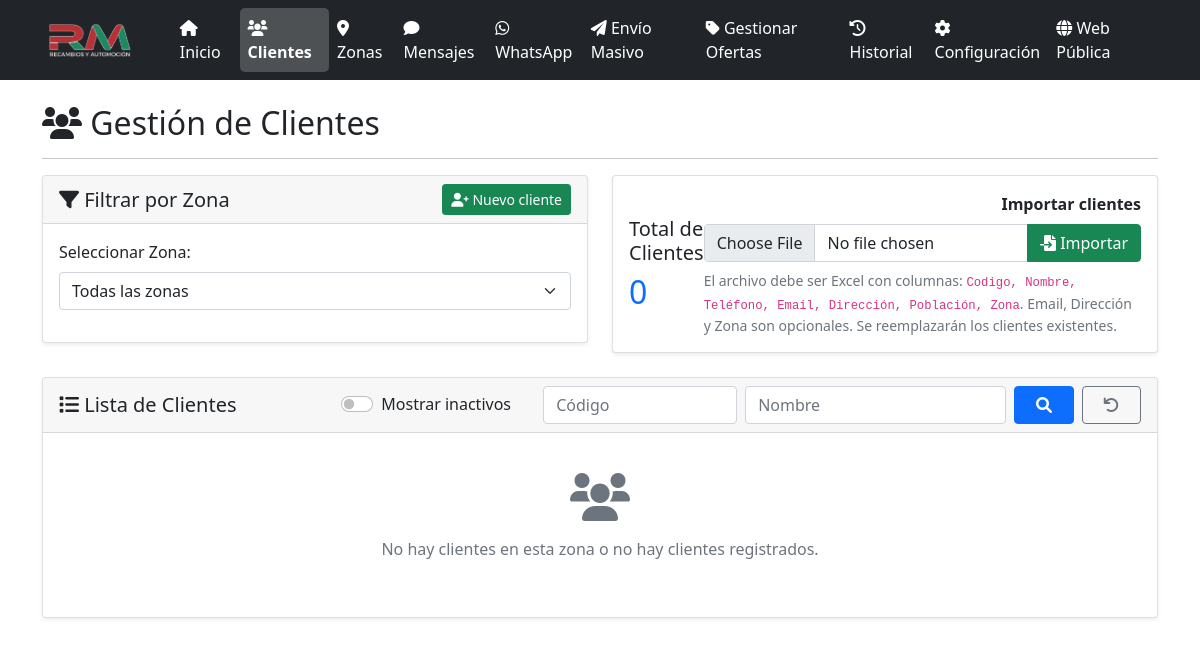
The page /clientes?zona_id=10 on the database as committed earlier.
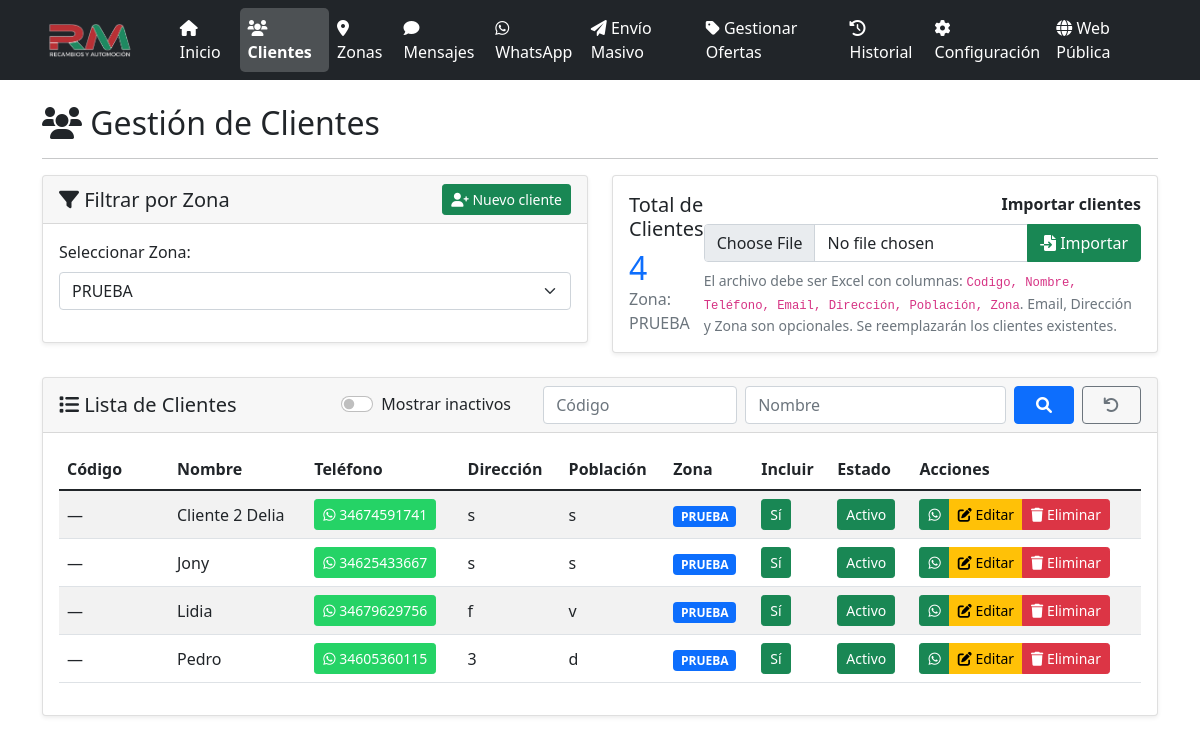
The same page on the database as committed later.
### models.py (models this page shows, shortened)
class Zona(db.Model):
    id = db.Column(db.Integer, primary_key=True)
    nombre = db.Column(db.String(100), nullable=False)
    descripcion = db.Column(db.Text)
    created_at = db.Column(db.DateTime, default=datetime.utcnow)
    clientes = db.relationship('Cliente', backref='zona', lazy=True)

class Cliente(db.Model):
    id = db.Column(db.Integer, primary_key=True)
    codigo = db.Column(db.String(50))
    nombre = db.Column(db.String(100), nullable=False)
    telefono = db.Column(db.String(20), nullable=False)
    email = db.Column(db.String(120))
    direccion = db.Column(db.Text)
    poblacion = db.Column(db.String(100))
    zona_id = db.Column(db.Integer, db.ForeignKey('zona.id'), nullable=False)
    incluir = db.Column(db.Boolean, default=True)
    activo = db.Column(db.Boolean, default=True)
    created_at = db.Column(db.DateTime, default=datetime.utcnow)
    mensajes_enviados = db.relationship('MensajeEnviado', backref='cliente', lazy=True)

### app.py (the view)
@app.route('/clientes')
def clientes():
    zona_id = request.args.get('zona_id', type=int)
    mostrar_inactivos = request.args.get('mostrar_inactivos', '').lower() in {'1', 'true', 'on'}
    filtro_codigo = (request.args.get('codigo') or '').strip()
    filtro_nombre = (request.args.get('nombre') or '').strip()
    query = Cliente.query
    if zona_id:
        query = query.filter_by(zona_id=zona_id)
    if not mostrar_inactivos:
        query = query.filter_by(activo=True)
    if filtro_codigo:
        query = query.filter(Cliente.codigo.ilike(f"%{filtro_codigo}%"))
    if filtro_nombre:
        query = query.filter(Cliente.nombre.ilike(f"%{filtro_nombre}%"))
    clientes = query.order_by(Cliente.nombre.asc()).all()
    zonas = Zona.query.all()
    return render_template(
        'clientes.html',
        clientes=clientes,
        zonas=zonas,
        zona_seleccionada=zona_id,
        mostrar_inactivos=mostrar_inactivos,
        filtro_codigo=filtro_codigo,
        filtro_nombre=filtro_nombre
    )

### app.py (called while the page is built, shortened)
@app.before_request
def _asegurar_scheduler():
    global _scheduler_iniciado

@app.before_request
def before_request():
    global _sistema_inicializado
    if not _sistema_inicializado and not app.config['DEBUG']:
        inicializar_sistema()

### templates/clientes.html (shortened to what this page needs)
{% extends "base.html" %}
{% block content %}
<div class="row">
    <div class="col-12">
        <h2><i class="fas fa-users"></i> Gestión de Clientes</h2>
        <hr>
    </div>
</div>
<div class="row mb-4">
    <div class="col-md-6">
        <div class="card">
            <div class="card-header">
                <div class="d-flex justify-content-between align-items-center">
                    <h5 class="mb-0"><i class="fas fa-filter"></i> Filtrar por Zona</h5>
                    <a href="{{ url_for('nuevo_cliente') }}" class="btn btn-success btn-sm">
                        <i class="fas fa-user-plus"></i> Nuevo cliente
                    </a>
                </div>
            </div>
            <div class="card-body">
                <form method="GET">
                    <div class="mb-3">
                        <label for="zona_id" class="form-label">Seleccionar Zona:</label>
                        <select name="zona_id" id="zona_id" class="form-select" onchange="this.form.submit()">
                            <option value="">Todas las zonas</option>
                            {% for zona in zonas %}
                            <option value="{{ zona.id }}" {% if zona.id == zona_seleccionada %}selected{% endif %}>
                                {{ zona.nombre }}
                            </option>
                            {% endfor %}
                        </select>
                    </div>
                </form>
            </div>
        </div>
    </div>
    <div class="col-md-6">
        <div class="card">
            <div class="card-body">
                <div class="d-flex justify-content-between align-items-center">
                    <div>
                        <h5>Total de Clientes</h5>
                        <h2 class="text-primary mb-0">{{ clientes|length }}</h2>
                        {% if zona_seleccionada %}
                            {% for zona in zonas %}
                                {% if zona.id == zona_seleccionada %}
                                    <p class="text-muted mb-0">Zona: {{ zona.nombre }}</p>
                                {% endif %}
                            {% endfor %}
                        {% endif %}
                    </div>
                    <form method="POST" action="{{ url_for('importar_clientes') }}" enctype="multipart/form-data" class="text-end">
                        <label class="form-label fw-bold">Importar clientes</label>
                        <div class="input-group">
                            <input type="file" class="form-control" name="archivo_clientes" accept=".xlsx,.xls" required>
                            <button class="btn btn-success" type="submit">
                                <i class="fas fa-file-import"></i> Importar
                            </button>
                        </div>
                        <div class="form-text text-start mt-2">
                            El archivo debe ser Excel con columnas: <code>Codigo, Nombre, Teléfono, Email, Dirección, Población, Zona</code>.
                            Email, Dirección y Zona son opcionales. Se reemplazarán los clientes existentes.
                        </div>
                    </form>
                </div>
            </div>
        </div>
    </div>
</div>
<div class="row">
    <div class="col-12">
        <div class="card">
            <div class="card-header">
                <div class="d-flex justify-content-between align-items-center">
                    <h5 class="mb-0"><i class="fas fa-list"></i> Lista de Clientes</h5>
                    <form method="GET" class="row g-2 align-items-center">
                        <div class="col-sm-3">
                            <div class="form-check form-switch">
                                <input class="form-check-input" type="checkbox" id="mostrarInactivos" name="mostrar_inactivos" value="1"
                                       {% if mostrar_inactivos %}checked{% endif %} onchange="this.form.submit()">
                                <label class="form-check-label" for="mostrarInactivos">Mostrar inactivos</label>
                            </div>
                        </div>
                        <div class="col-sm-3">
                            <input type="text" class="form-control" name="codigo" placeholder="Código" value="{{ filtro_codigo or '' }}">
                        </div>
                        <div class="col-sm-4">
                            <input type="text" class="form-control" name="nombre" placeholder="Nombre" value="{{ filtro_nombre or '' }}">
                        </div>
                        <div class="col-sm-2 d-flex gap-2">
                            <button type="submit" class="btn btn-primary w-100"><i class="fas fa-search"></i></button>
                            <a href="{{ url_for('clientes') }}" class="btn btn-outline-secondary w-100"><i class="fas fa-undo"></i></a>
                        </div>
                    </form>
                </div>
            </div>
            <div class="card-body">
                {% if clientes %}
                    <div class="table-responsive">
                        <table class="table table-striped align-middle">
                            <thead>
                                <tr>
                                    <th style="width: 110px;">Código</th>
                                    <th>Nombre</th>
                                    <th>Teléfono</th>
                                    <th>Dirección</th>
                                    <th>Población</th>
                                    <th>Zona</th>
                                    <th>Incluir</th>
                                    <th>Estado</th>
                                    <th>Acciones</th>
                                </tr>
                            </thead>
                            <tbody>
                                {% for cliente in clientes %}
                                <tr>
                                    <td>{{ cliente.codigo or '—' }}</td>
                                    <td>{{ cliente.nombre }}</td>
                                    <td>
                                        <a href="https://wa.me/{{ cliente.telefono }}" target="_blank" class="btn btn-sm btn-whatsapp">
                                            <i class="fab fa-whatsapp"></i> {{ cliente.telefono }}
                                        </a>
                                    </td>
                                    <td>{{ cliente.direccion or 'No especificada' }}</td>
                                    <td>{{ cliente.poblacion or 'No especificada' }}</td>
                                    <td>
                                        <span class="badge bg-primary">{{ cliente.zona.nombre }}</span>
                                    </td>
                                    <td>
                                        <form method="POST" action="{{ url_for('toggle_cliente', cliente_id=cliente.id) }}" class="d-inline">
                                            <button type="submit" class="btn btn-sm {% if cliente.incluir %}btn-success{% else %}btn-outline-secondary{% endif %}">
                                                {% if cliente.incluir %}Sí{% else %}No{% endif %}
                                            </button>
                                        </form>
                                    </td>
                                    <td>
                                        <form method="POST" action="{{ url_for('toggle_cliente', cliente_id=cliente.id) }}" class="d-inline">
                                            <button type="submit" class="btn btn-sm {% if cliente.activo %}btn-success{% else %}btn-outline-secondary{% endif %}">
                                                {% if cliente.activo %}Activo{% else %}Inactivo{% endif %}
                                            </button>
                                        </form>
                                    </td>
                                    <td>
                                        <div class="btn-group" role="group">
                                            <a href="https://wa.me/{{ cliente.telefono }}" target="_blank" class="btn btn-success btn-sm" title="Abrir WhatsApp">
                                                <i class="fab fa-whatsapp"></i>
                                            </a>
                                            <a href="{{ url_for('editar_cliente', cliente_id=cliente.id) }}"
                                               class="btn btn-warning btn-sm">
                                                <i class="fas fa-edit"></i> Editar
                                            </a>
                                            <button type="button" class="btn btn-danger btn-sm"
                                                    onclick="confirmarEliminacion({{ cliente.id }}, '{{ cliente.nombre }}')">
                                                <i class="fas fa-trash"></i> Eliminar
                                            </button>
                                        </div>
                                    </td>
                                </tr>
                                {% endfor %}
                            </tbody>
                        </table>
                    </div>
                {% else %}
                    <div class="text-center py-4">
                        <i class="fas fa-users fa-3x text-muted mb-3"></i>
                        <p class="text-muted">No hay clientes en esta zona o no hay clientes registrados.</p>
                    </div>
                {% endif %}
            </div>
        </div>
    </div>
</div>
{% endblock %}

### templates/base.html (shortened to what this page needs)
<!DOCTYPE html>
<html lang="es">
<head>
    <link href="https://cdn.jsdelivr.net/npm/bootstrap@5.1.3/dist/css/bootstrap.min.css" rel="stylesheet">
    <link href="https://cdnjs.cloudflare.com/ajax/libs/font-awesome/6.0.0/css/all.min.css" rel="stylesheet">
</head>
<body>
    <nav class="navbar navbar-expand-lg navbar-dark bg-dark">
        <div class="container">
            <a class="navbar-brand d-flex align-items-center" href="{{ url_for('panel') }}">
                <img src="{{ url_for('static', filename='logo_rm.png') }}" alt="Recambios RM" style="height: 35px; margin-right: 10px;">
            </a>
            <div class="collapse navbar-collapse" id="navbarNav">
                <ul class="navbar-nav me-auto">
                    <li class="nav-item">
                        <a class="nav-link {% if request.endpoint == 'panel' %}active{% endif %}" href="{{ url_for('panel') }}">
                            <i class="fas fa-home"></i> Inicio
                        </a>
                    </li>
                    <li class="nav-item">
                        <a class="nav-link {% if request.endpoint == 'clientes' %}active{% endif %}" href="{{ url_for('clientes') }}">
                            <i class="fas fa-users"></i> Clientes
                        </a>
                    </li>
                    <li class="nav-item">
                        <a class="nav-link {% if request.endpoint == 'zonas' %}active{% endif %}" href="{{ url_for('zonas') }}">
                            <i class="fas fa-map-marker-alt"></i> Zonas
                        </a>
                    </li>
                    <li class="nav-item">
                        <a class="nav-link {% if request.endpoint == 'mensajes' %}active{% endif %}" href="{{ url_for('mensajes') }}">
                            <i class="fas fa-comment"></i> Mensajes
                        </a>
                    </li>
                    <li class="nav-item">
                        <a class="nav-link {% if request.endpoint in ['whatsapp_dashboard', 'whatsapp_conversation_detail', 'whatsapp_new_conversation'] %}active{% endif %}" href="{{ url_for('whatsapp_dashboard') }}">
                            <i class="fab fa-whatsapp"></i> WhatsApp
                        </a>
                    </li>
                    <li class="nav-item">
                        <a class="nav-link {% if request.endpoint == 'enviar_masivo' %}active{% endif %}" href="{{ url_for('enviar_masivo') }}">
                            <i class="fas fa-paper-plane"></i> Envío Masivo
                        </a>
                    </li>
                    <li class="nav-item">
                        <a class="nav-link {% if request.endpoint == 'ofertas' %}active{% endif %}" href="{{ url_for('ofertas') }}">
                            <i class="fas fa-tag"></i> Gestionar Ofertas
                        </a>
                    </li>
                    <li class="nav-item">
                        <a class="nav-link {% if request.endpoint == 'historial' %}active{% endif %}" href="{{ url_for('historial') }}">
                            <i class="fas fa-history"></i> Historial
                        </a>
                    </li>
                    <li class="nav-item">
                        <a class="nav-link {% if request.endpoint == 'configuracion' %}active{% endif %}" href="{{ url_for('configuracion') }}">
                            <i class="fas fa-cog"></i> Configuración
                        </a>
                    </li>
                </ul>
                <ul class="navbar-nav">
                    <li class="nav-item">
                        <a class="nav-link" href="{{ url_for('index') }}" target="_blank">
                            <i class="fas fa-globe"></i> Web Pública
                        </a>
                    </li>
                </ul>
            </div>
        </div>
    </nav>
    <div class="container mt-4">
        {% block content %}{% endblock %}
    </div>
</body>
</html>

### templates/base.html (style rules this page uses)
.navbar-brand { font-weight: bold; }
.navbar-brand img { transition: transform 0.3s ease; }
.card { box-shadow: 0 0.125rem 0.25rem rgba(0, 0, 0, 0.075); border: 1px solid rgba(0, 0, 0, 0.125); }
.btn-whatsapp { background-color: #25D366; border-color: #25D366; color: white; }
.navbar-dark .navbar-nav .nav-link { color: #ffffff !important; font-weight: 500; transition: all 0.3s ease; }
.navbar-dark .navbar-nav .nav-link.active { color: #ffffff !important; background-color: rgba(255, 255, 255, 0.2); border-radius: 5px; font-weight: 600; }
.navbar-dark .navbar-brand { color: #ffffff !important; }

Rows that differ between the two databases and show on the page:
added Zona: nombre "PRUEBA"
added Cliente: codigo "—", nombre "Cliente 2 Delia", telefono "34674591741", direccion "s", poblacion "s", zona.nombre "PRUEBA", incluir "Sí", activo "Activo"
added Cliente: codigo "—", nombre "Jony", telefono "34625433667", direccion "s", poblacion "s", zona.nombre "PRUEBA", incluir "Sí", activo "Activo"
added Cliente: codigo "—", nombre "Lidia", telefono "34679629756", direccion "f", poblacion "v", zona.nombre "PRUEBA", incluir "Sí", activo "Activo"
added Cliente: codigo "—", nombre "Pedro", telefono "34605360115", direccion "3", poblacion "d", zona.nombre "PRUEBA", incluir "Sí", activo "Activo"
Other text that changed with them:
form field zona_id: "Todas las zonas" → "PRUEBA"
{{ clientes|length }}: "0" → "4"
text no longer shown: "No hay clientes en esta zona o no hay clientes registrados."
text now shown: "Código Nombre Teléfono Dirección Población Zona Incluir Estado Acciones"
